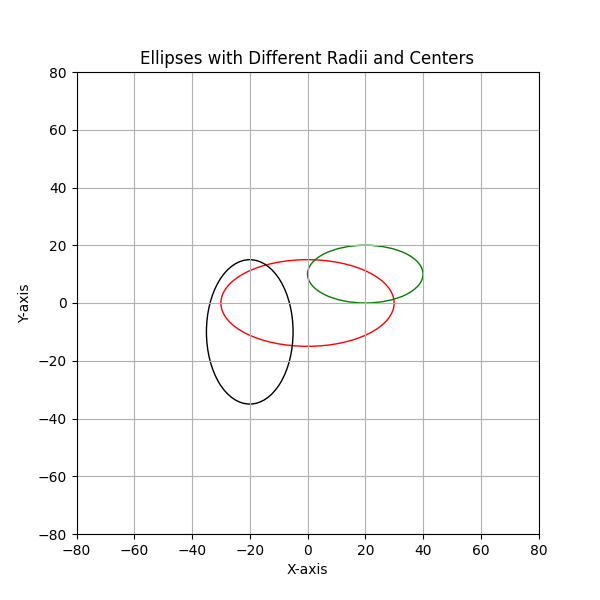

Reproduce this figure in Python.
import matplotlib.pyplot as plt
from matplotlib.patches import Ellipse

fig, ax = plt.subplots(figsize=(6, 6))

# Create ellipses (center_x, center_y), width, height
ellipse1 = Ellipse((0, 0), width=60, height=30, edgecolor='red', fill=False)
ellipse2 = Ellipse((20, 10), width=40, height=20, edgecolor='green', fill=False)
ellipse3 = Ellipse((-20, -10), width=30, height=50, edgecolor='black', fill=False)

# Add ellipses to plot
ax.add_patch(ellipse1)
ax.add_patch(ellipse2)
ax.add_patch(ellipse3)

# Set plot properties
ax.set_aspect('equal')
ax.set_xlim(-80, 80)
ax.set_ylim(-80, 80)
ax.grid(True)

plt.xlabel("X-axis")
plt.ylabel("Y-axis")
plt.title("Ellipses with Different Radii and Centers")
plt.show()
